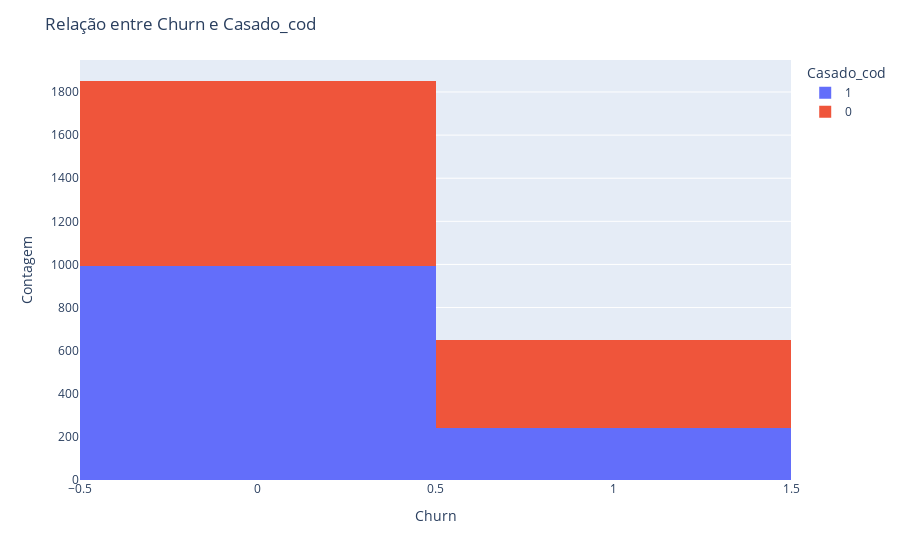
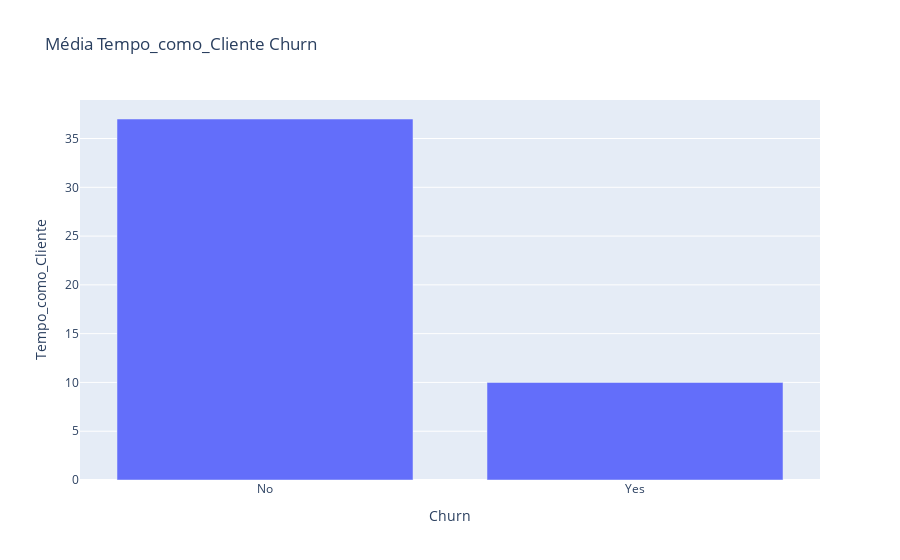
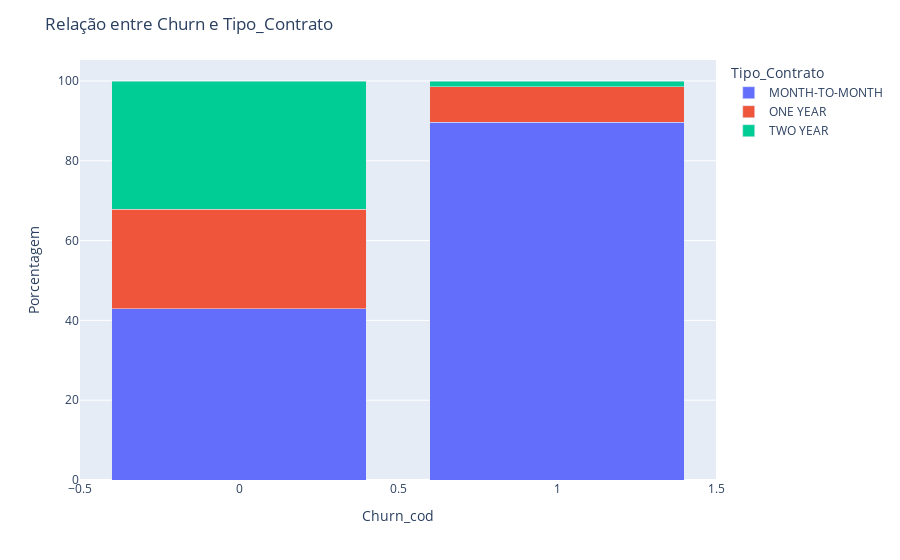
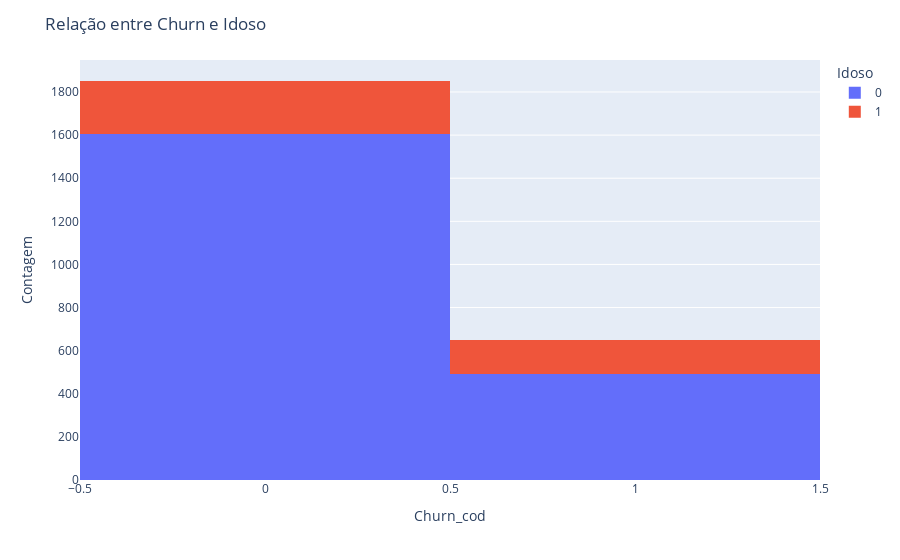

The code cell stored with these charts, in order, in its notebook:
### Markdown cell above
# 4) Realize a etapa da análise bivariada:
A) Questione pelo menos 5 informações e traga as respostas utilizando visuais gráficos e insights.


B) Quais variáveis você acredita serem as mais importantes para esse projetos relacionadas a variável Churn?

### Code cell
#Seu código aqui
#A) 

fig = px.histogram(df, x='Churn_cod', color='Casado_cod', barmode='stack')

# Layout
fig.update_layout(title='Relação entre Churn e Casado_cod',
                  xaxis_title='Churn',
                  yaxis_title='Contagem',
                  legend_title='Casado_cod')
fig.show()



mediana = df.groupby('Churn')['Tempo_como_Cliente'].median().reset_index()

# Criar gráfico de barras
fig = px.bar(mediana, x='Churn', y='Tempo_como_Cliente',
             title='Média Tempo como Cliente Churn')
fig.show()


# Calcular a porcentagem de cada categoria
df_grouped = df.groupby(['Churn_cod', 'Tipo_Contrato']).size().reset_index(name='count')
total_por_churn = df_grouped.groupby('Churn_cod')['count'].transform('sum')
df_grouped['percent'] = (df_grouped['count'] / total_por_churn) * 100

# Cria gráfico de barras empilhadas
fig = px.bar(df_grouped, x='Churn_cod', y='percent', color='Tipo_Contrato', barmode='stack',
             labels={'Churn_cod': 'Churn_cod', 'percent': 'Porcentagem', 'Tipo_Contrato': 'Tipo_Contrato'})

fig.update_layout(title='Relação entre Churn e Tipo_Contrato',
                  yaxis_title='Porcentagem',
                  legend_title='Tipo_Contrato')
fig.show()



fig = px.histogram(df, x='Churn_cod', color='Idoso', barmode='stack')
fig.update_layout(title='Relação entre Churn e Idoso',
                  xaxis_title='Churn_cod',
                  yaxis_title='Contagem',
                  legend_title='Idoso')
fig.show()

proporcao_contratos = df.groupby(['Tempo_como_Cliente', 'Tipo_Contrato']).size().reset_index(name='Contagem')

fig = px.bar(proporcao_contratos, x='Tempo_como_Cliente', y='Contagem', color='Tipo_Contrato',
             title='Distribuição de Tipos de Contrato por Tempo como Cliente')

fig.show()


#1) Relação entre Churn e Casado - Podemos notar que quem é casado tende a não ser churn e quem não é casado geralmente pode ir ao churn.
# Ponderando um pouco sobre, isso pode ser por questão de estabilidade, tanto financeira quanto em outras areas, solterios tem mais tendência a mudanças.

#2) Média Tempo como Cliente e Churn - De acordo com o gráfico, até o mês 10, o cliente está propenso ao churn, talvez uma ação no primeiro ano seja cabivel
#3) Relação Churn e Contrato - Esse gráfico condiz com o anterior, o Churn é altissimo para clientes de tipo de contrato "Mês a Mês", a partir de 1 ano de contrato essa porcentagem cai.
# Alguma ação onde após alguns meses de uso o 1 ano de contrato tenha um desconto, pode ser uma alternativa.
#4) Os idosos não são maioria e pela própria contagem percebo que tendem a permanecer com o contrato.
#5) Distribuição tipos de contrato e tempo como cliente - O contrato mensal é disparado o mais utilizado e ele é recorrente até clientes que estão com a marca a 49 meses
# Isso indica um certo receio dos clientes com essa marca, geralmente quem fica de mês a mês quer evitar fidelidade ou teve algum percalso, mas como estamos analisando o churn diria que é receio da marca
# Seria importante fazer uma pesquisa do por que esse receio com algum csat antes de uma ação para mudar o cenário.

### Figure 1 — Plotly figure (JSON) as saved in the notebook; plotly's stock layout.template omitted (floating-point values rounded to 4 significant figures; data arrays with more than 128 entries replaced by an {"elided": "..."} marker saying what was removed)
{"data": [{"alignmentgroup": "True", "bingroup": "x", "hovertemplate": "Casado_cod=1<br>Churn_cod=%{x}<br>count=%{y}<extra></extra>", "legendgroup": "1", "marker": {"color": "#636efa", "pattern": {"shape": ""}}, "name": "1", "offsetgroup": "1", "orientation": "v", "showlegend": true, "type": "histogram", "x": {"elided": "1230 int values"}, "xaxis": "x", "yaxis": "y"}, {"alignmentgroup": "True", "bingroup": "x", "hovertemplate": "Casado_cod=0<br>Churn_cod=%{x}<br>count=%{y}<extra></extra>", "legendgroup": "0", "marker": {"color": "#EF553B", "pattern": {"shape": ""}}, "name": "0", "offsetgroup": "0", "orientation": "v", "showlegend": true, "type": "histogram", "x": {"elided": "1270 int values"}, "xaxis": "x", "yaxis": "y"}], "layout": {"barmode": "stack", "legend": {"title": {"text": "Casado_cod"}, "tracegroupgap": 0}, "margin": {"t": 60}, "title": {"text": "Relação entre Churn e Casado_cod"}, "xaxis": {"anchor": "y", "domain": [0, 1], "title": {"text": "Churn"}}, "yaxis": {"anchor": "x", "domain": [0, 1], "title": {"text": "Contagem"}}}}

### Figure 2 — Plotly figure (JSON) as saved in the notebook; plotly's stock layout.template omitted (floating-point values rounded to 4 significant figures)
{"data": [{"alignmentgroup": "True", "hovertemplate": "Churn=%{x}<br>Tempo_como_Cliente=%{y}<extra></extra>", "legendgroup": "", "marker": {"color": "#636efa", "pattern": {"shape": ""}}, "name": "", "offsetgroup": "", "orientation": "v", "showlegend": false, "textposition": "auto", "type": "bar", "x": ["No", "Yes"], "xaxis": "x", "y": [37, 10], "yaxis": "y"}], "layout": {"barmode": "relative", "legend": {"tracegroupgap": 0}, "title": {"text": "Média Tempo_como_Cliente Churn"}, "xaxis": {"anchor": "y", "domain": [0, 1], "title": {"text": "Churn"}}, "yaxis": {"anchor": "x", "domain": [0, 1], "title": {"text": "Tempo_como_Cliente"}}}}

### Figure 3 — Plotly figure (JSON) as saved in the notebook; plotly's stock layout.template omitted (floating-point values rounded to 4 significant figures)
{"data": [{"alignmentgroup": "True", "hovertemplate": "Tipo_Contrato=MONTH-TO-MONTH<br>Churn_cod=%{x}<br>Porcentagem=%{y}<extra></extra>", "legendgroup": "MONTH-TO-MONTH", "marker": {"color": "#636efa", "pattern": {"shape": ""}}, "name": "MONTH-TO-MONTH", "offsetgroup": "MONTH-TO-MONTH", "orientation": "v", "showlegend": true, "textposition": "auto", "type": "bar", "x": [0, 1], "xaxis": "x", "y": [42.95, 89.68], "yaxis": "y"}, {"alignmentgroup": "True", "hovertemplate": "Tipo_Contrato=ONE YEAR<br>Churn_cod=%{x}<br>Porcentagem=%{y}<extra></extra>", "legendgroup": "ONE YEAR", "marker": {"color": "#EF553B", "pattern": {"shape": ""}}, "name": "ONE YEAR", "offsetgroup": "ONE YEAR", "orientation": "v", "showlegend": true, "textposition": "auto", "type": "bar", "x": [0, 1], "xaxis": "x", "y": [24.91, 8.937], "yaxis": "y"}, {"alignmentgroup": "True", "hovertemplate": "Tipo_Contrato=TWO YEAR<br>Churn_cod=%{x}<br>Porcentagem=%{y}<extra></extra>", "legendgroup": "TWO YEAR", "marker": {"color": "#00cc96", "pattern": {"shape": ""}}, "name": "TWO YEAR", "offsetgroup": "TWO YEAR", "orientation": "v", "showlegend": true, "textposition": "auto", "type": "bar", "x": [0, 1], "xaxis": "x", "y": [32.14, 1.387], "yaxis": "y"}], "layout": {"barmode": "stack", "legend": {"title": {"text": "Tipo_Contrato"}, "tracegroupgap": 0}, "margin": {"t": 60}, "title": {"text": "Relação entre Churn e Tipo_Contrato"}, "xaxis": {"anchor": "y", "domain": [0, 1], "title": {"text": "Churn_cod"}}, "yaxis": {"anchor": "x", "domain": [0, 1], "title": {"text": "Porcentagem"}}}}

### Figure 4 — Plotly figure (JSON) as saved in the notebook; plotly's stock layout.template omitted (floating-point values rounded to 4 significant figures; data arrays with more than 128 entries replaced by an {"elided": "..."} marker saying what was removed)
{"data": [{"alignmentgroup": "True", "bingroup": "x", "hovertemplate": "Idoso=0<br>Churn_cod=%{x}<br>count=%{y}<extra></extra>", "legendgroup": "0", "marker": {"color": "#636efa", "pattern": {"shape": ""}}, "name": "0", "offsetgroup": "0", "orientation": "v", "showlegend": true, "type": "histogram", "x": {"elided": "2098 int values"}, "xaxis": "x", "yaxis": "y"}, {"alignmentgroup": "True", "bingroup": "x", "hovertemplate": "Idoso=1<br>Churn_cod=%{x}<br>count=%{y}<extra></extra>", "legendgroup": "1", "marker": {"color": "#EF553B", "pattern": {"shape": ""}}, "name": "1", "offsetgroup": "1", "orientation": "v", "showlegend": true, "type": "histogram", "x": {"elided": "402 int values"}, "xaxis": "x", "yaxis": "y"}], "layout": {"barmode": "stack", "legend": {"title": {"text": "Idoso"}, "tracegroupgap": 0}, "margin": {"t": 60}, "title": {"text": "Relação entre Churn e Idoso"}, "xaxis": {"anchor": "y", "domain": [0, 1], "title": {"text": "Churn_cod"}}, "yaxis": {"anchor": "x", "domain": [0, 1], "title": {"text": "Contagem"}}}}
